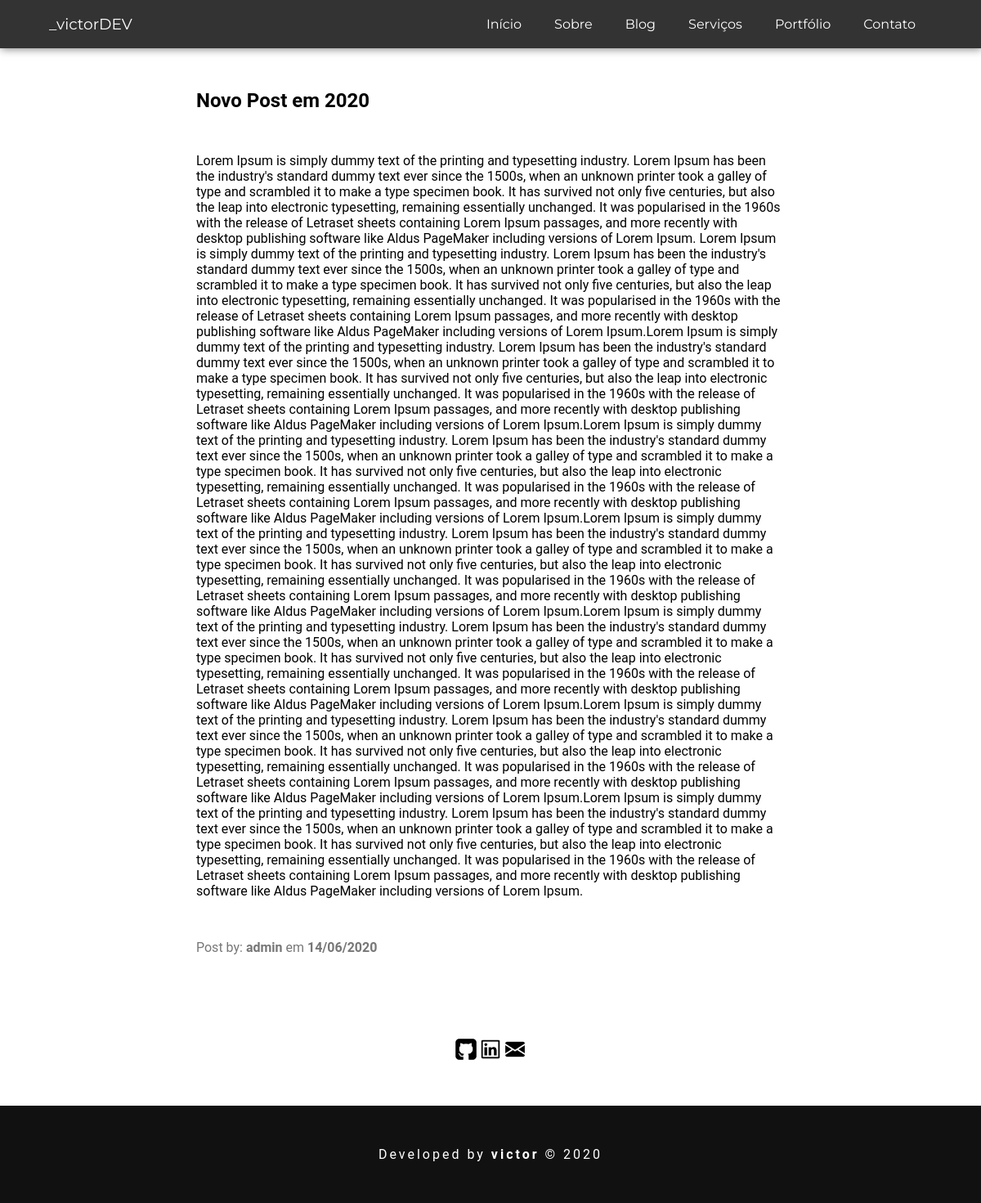
The app's page /blog/post.php?id=7 with its own data.
### tables this page shows
CREATE TABLE `posts` (
  `id` int(11) NOT NULL,
  `titulo` varchar(128) NOT NULL,
  `descricao` text NOT NULL,
  `user` varchar(32) NOT NULL,
  `date_log` timestamp NOT NULL DEFAULT CURRENT_TIMESTAMP
);

### class/Post.php (called while the page is built, shortened)
<?php
class Post{
    public static function getpostById($id){
        $connect = conexao();
        $sql = "SELECT titulo, descricao, user, date_log data FROM posts WHERE id = $id";
        $result = $connect->query($sql);
        if($result){
            $data =  mysqli_fetch_assoc($result);
           return $data;
        }else{
            echo "<script>alert('Ocorreu um ERRO, tente novamente!')</script>";
        }
    }
}
?>

### blog/post.php (the view, shortened to what this page needs)
<?php
if(isset($_GET['id'])){
    $id = intval($_GET['id']);
    $data = Post::getPostById($id);
}else{
    header('Location: ../index.php');
}
?>
<!DOCTYPE html>
<html lang="pt-BR">
<head>
    <link rel="stylesheet" href="../css/style.css">
</head>
<body>
<header class="site-header container-lg">
        <div class="menu-left">
            <a href="#" style="font-size: 14pt;color:white;" class="header-logo">_victorDEV</a>
        </div>
        <ul id="menu">
            <a href="../index.php"><li>Início</li></a>
            <a href="../index.php#sobre"><li>Sobre</li></a>
            <a href="../index.php#blog"><li>Blog</li></a>
            <a href="../index.php#servicos"><li>Serviços</li></a>
            <a href="../index.php#portfolio"><li>Portfólio</li></a>
            <a href="../contato.php"><li>Contato</li></a>
        </ul>
    </header>
    <main>
        <section class="container">
            <div class="post">
                <?php
                    echo "<h1>{$data['titulo']}</h1>";
                    echo "<p>{$data['descricao']}</p>";
                    echo "<span>Post by: <b>{$data['user']}</b>  em <b>".date('d/m/Y',strtotime($data['data']))."</b></span>";
                ?>
            </div>
        </section>
         <section class="container">
            <div>
                <ul id="icons-inline">
                    <li><a href="https://github.com/victordev13/" target="blank"><img src="../img/github.png"></a></li>
                    <li><a href="https://www.linkedin.com/in/victorcarvalho13/" target="blank"><img src="../img/linkedin.png"></a></li>
                    <li><a href="mailto:vtrcarvalho.13@gmail.com" target="blank"><img src="../img/mail.png"></a></li>
                </ul>
            </div>
        </section>
    </main>
    <footer>
        <div class="bottom">
            <a href="contato.html">Developed by <span>victor</span> &copy 2020</a>
        </div>
    </footer>
</body>
</html>

### css/style.css (style rules this page uses)
* { box-sizing: border-box; margin: 0; padding: 0; }
body { font-family: Roboto, Helvetica, sans-serif; }
a { text-decoration: none; }
section { padding-top: 50px!important; padding-bottom: 50px!important; }
.container { padding: 0 10%; }
.container-lg { padding: 0 5%; }
.bottom { width: 100%; display: inline-block; position: relative; bottom: 0; padding: 50px 0; background-color: #111; text-align: center; letter-spacing: 3px; transition: all .2s; }
.bottom a { color: #fff; }
.bottom span { color: #fff; font-weight: bold; }
.site-header { font-family: Montserrat, Helvetica, sans-serif; display: flex; flex-direction: row; width: 100%; background-color: #333; align-items: center; justify-content: space-between; box-shadow: 1px 1px 10px rgba(0,0,0,.5); position: sticky; top: 0; z-index: 99; }
#menu { display: flex; }
#menu a { text-decoration: none; color: white; }
#menu li { padding: 20px 20px; transition: all .2s; list-style: none; }
.post { margin: 0 10vw; }
.post h1 { margin-bottom: 50px; }
.post p { margin: 50px 0; }
.post span { color: #777; font-size: 12pt; }
#icons-inline { list-style: none; display: flex; flex-direction: row; justify-content: center; }
#icons-inline img { width: 30px; }

### records on screen
posts: titulo "Novo Post em 2020", descricao "Lorem Ipsum is simply dummy text of the printing and typesetting industry. Lorem Ipsum has been the industry's standard dummy text ever since the 1500s, when an unknown printer took a galley of type and scrambled it to make a type specimen book. It has survived not only five centuries, but also the leap into electronic typesetting, remaining essentially unchanged. It was popularised in the 1960s with the release of Letraset sheets containing Lorem Ipsum passages, and more recently with desktop publishing software like Aldus PageMaker including versions of Lorem Ipsum. Lorem Ipsum is simply dummy text of the printing and typesetting industry. Lorem Ipsum has been the industry's standard…", user "admin", date_log "14/06/2020"
